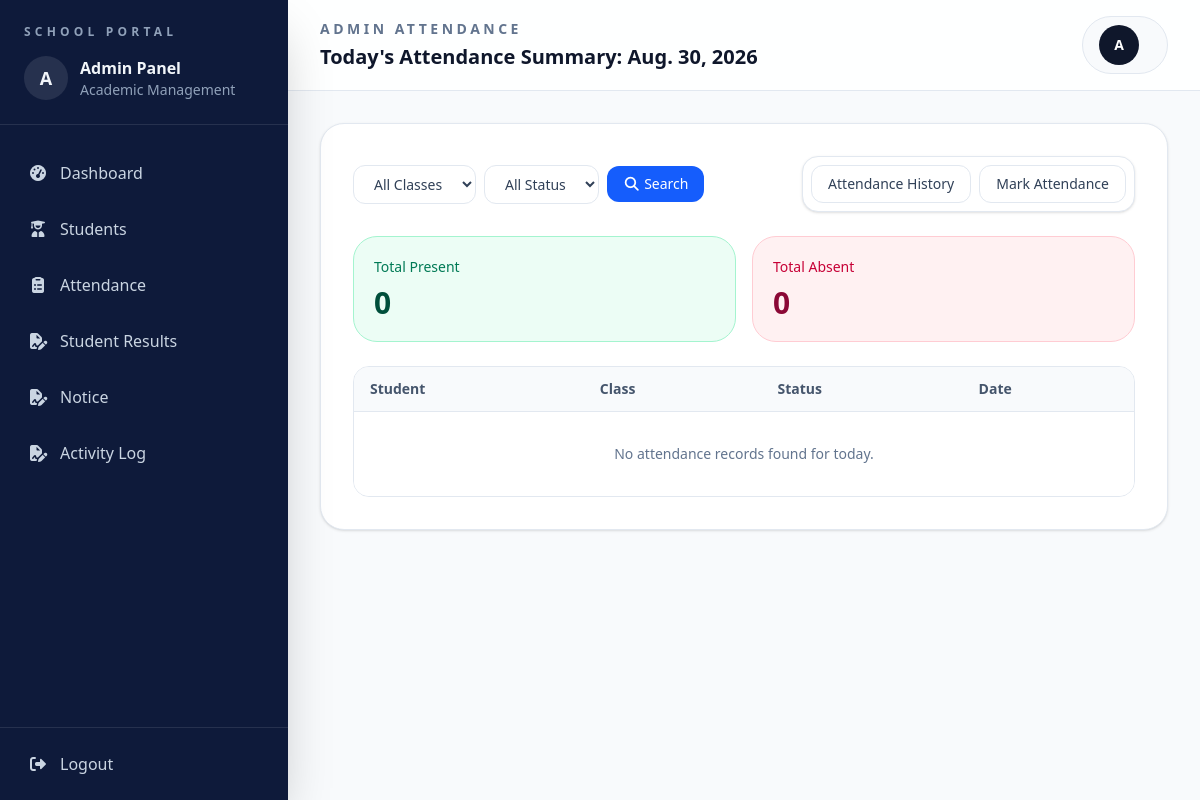
The app's page /attendance/admin/today/, older data.
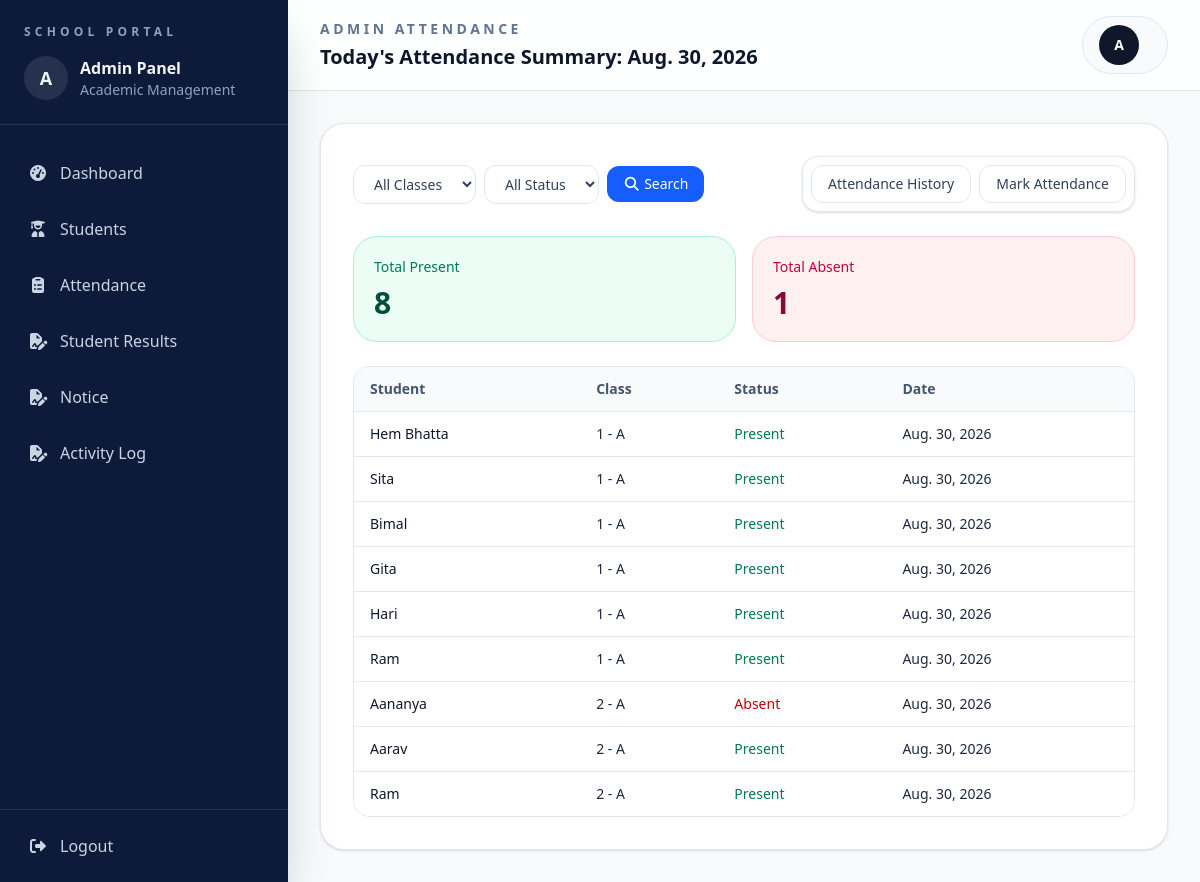
The same page, newer data.
### attendance/models.py (models this page shows, shortened)
class Attendance(models.Model):
    STATUS_CHOICES = (("PRESENT", "Present"), ("ABSENT", "Absent"))
    student = models.ForeignKey(Student, on_delete=models.CASCADE)
    date = models.DateField()
    status = models.CharField(max_length=10, choices=STATUS_CHOICES)
    class Meta:
        unique_together = ("student", "date")

### students/models.py (models this page shows, shortened)
class Student(models.Model):
    name = models.CharField(max_length=50)
    classroom = models.ForeignKey(
        ClassRoom, on_delete=models.CASCADE, related_name="students"
    )
    address = models.TextField(blank=True, null=True)
    phone = models.CharField(max_length=10, blank=True)
    date_of_birth = models.DateField(default="2000-01-01")

class ClassRoom(models.Model):
    name = models.CharField(max_length=50)
    section = models.CharField(max_length=10)
    teacher = models.ForeignKey(
        User, on_delete=models.SET_NULL, null=True, limit_choices_to={"role": "TEACHER"}
    )

### attendance/views.py (the view)
def admin_today_attendance(request):
    today = date.today()
    classroom_id = request.GET.get("classroom")
    status = request.GET.get("status")
    classrooms = ClassRoom.objects.all().order_by(
        "name",
        "section"
    )
    attendance_records = Attendance.objects.filter(
        date=today
    ).select_related(
        "student",
        "student__classroom"
    )
    if classroom_id:
        attendance_records = attendance_records.filter(
            student__classroom_id=classroom_id
        )
    if status in ["PRESENT", "ABSENT"]:
        attendance_records = attendance_records.filter(
            status=status
        )
    attendance_records = attendance_records.order_by(
        "student__classroom__name",
        "student__classroom__section",
        "student__name"
    )
    present = attendance_records.filter(
        status="PRESENT"
    ).count()
    absent = attendance_records.filter(
        status="ABSENT"
    ).count()
    context = {
        "attendance_records": attendance_records,
        "today": today,
        "present": present,
        "absent": absent,
        "classrooms": classrooms,
        "selected_classroom": classroom_id,
        "selected_status": status,
    }
    return render(
        request,
        "attendance/admin_today_attendance.html",
        context
    )

### attendance/templates/attendance/admin_today_attendance.html (shortened to what this page needs)
{% extends 'adminbase.html' %}
{% block page_label %}Admin Attendance{% endblock %}
{% block page_title %}
Today's Attendance Summary: {{ today }}
{% endblock %}
{% block content %}
<div class="space-y-6">
  <div class="flex flex-col gap-4 lg:flex-row lg:items-center lg:justify-between">
    <form method="get" class="flex flex-wrap items-center gap-2">
      <select
        name="classroom"
        class="rounded-xl border border-slate-200 bg-white px-4 py-2 text-sm text-slate-700 outline-none transition focus:border-blue-500"
      >
        <option value="">
          All Classes
        </option>
      </select>
      <select
        name="status"
        class="rounded-xl border border-slate-200 bg-white px-4 py-2 text-sm text-slate-700 outline-none transition focus:border-blue-500"
      >
        <option value="">
          All Status
        </option>
      </select>
      <button
        type="submit"
        class="rounded-xl bg-blue-600 px-4 py-2 text-sm font-medium text-white transition hover:bg-blue-700"
      >
        <i class="fa-solid fa-magnifying-glass"></i>
        Search
      </button>
    </form>
    <div class="flex flex-wrap gap-2 rounded-2xl border border-slate-200 bg-white p-2 shadow-sm">
      <a
        href="{% url 'admin-attendance-history' %}"
        class="rounded-xl border border-slate-200 px-4 py-2 text-sm font-medium text-slate-700 transition hover:border-emerald-300 hover:bg-emerald-50 hover:text-emerald-700"
      >
        Attendance History
      </a>
      <a
        href="{% url 'admin-mark-attendance' %}"
        class="rounded-xl border border-slate-200 px-4 py-2 text-sm font-medium text-slate-700 transition hover:border-emerald-300 hover:bg-emerald-50 hover:text-emerald-700"
      >
        Mark Attendance
      </a>
    </div>
  </div>
  <div class="grid gap-4 md:grid-cols-2">
    <div class="rounded-3xl border border-emerald-200 bg-emerald-50 p-5">
      <p class="text-sm font-medium text-emerald-700">
        Total Present
      </p>
      <p class="mt-2 text-3xl font-semibold text-emerald-900">
        {{ present }}
      </p>
    </div>
    <div class="rounded-3xl border border-rose-200 bg-rose-50 p-5">
      <p class="text-sm font-medium text-rose-700">
        Total Absent
      </p>
      <p class="mt-2 text-3xl font-semibold text-rose-900">
        {{ absent }}
      </p>
    </div>
  </div>
  <div class="overflow-hidden rounded-2xl border border-slate-200">
    <table class="min-w-full divide-y divide-slate-200 text-left text-sm">
      <thead class="bg-slate-50 text-slate-600">
        <tr>
          <th class="px-4 py-3 font-semibold">
            Student
          </th>
          <th class="px-4 py-3 font-semibold">
            Class
          </th>
          <th class="px-4 py-3 font-semibold">
            Status
          </th>
          <th class="px-4 py-3 font-semibold">
            Date
          </th>
        </tr>
      </thead>
      <tbody class="divide-y divide-slate-200 bg-white">
        {% for attendance in attendance_records %}
        <tr>
          <td class="px-4 py-3 font-medium text-slate-900">
            {{ attendance.student.name|title }}
          </td>
          <td class="px-4 py-3">
            {{ attendance.student.classroom.name }}
            -
            {{ attendance.student.classroom.section|title }}
          </td>
          {% if attendance.status == "PRESENT" %}
          <td class="px-4 py-3 font-medium text-emerald-700">
            Present
          </td>
          {% else %}
          <td class="px-4 py-3 font-medium text-red-700">
            Absent
          </td>
          {% endif %}
          <td class="px-4 py-3">
            {{ attendance.date }}
          </td>
        </tr>
        {% empty %}
        <tr>
          <td
            colspan="4"
            class="px-4 py-8 text-center text-slate-500"
          >
            No attendance records found for today.
          </td>
        </tr>
        {% endfor %}
      </tbody>
    </table>
  </div>
</div>
{% endblock %}

### templates/adminbase.html (shortened to what this page needs)
{% load static %}
<!doctype html>
<html lang="en">
<head>
<script src="https://cdn.jsdelivr.net/npm/@tailwindcss/browser@4"></script>
<link rel="stylesheet"
      href="https://cdnjs.cloudflare.com/ajax/libs/font-awesome/7.0.1/css/all.min.css"
 />
</head>
<body class="bg-slate-50 text-slate-800">
<div class="min-h-screen bg-slate-50">
  {% include 'adminsidebar.html' %}
  <div class="min-h-screen lg:ml-72">
    <header class="border-b border-slate-200 bg-white/90 px-4 py-4 sm:px-6 lg:px-8">
      <div class="flex flex-col gap-4 sm:flex-row sm:items-center sm:justify-between">
        <div>
          <p class="text-sm font-semibold uppercase tracking-[0.25em] text-slate-500">
            {% block page_label %}{% endblock %}
          </p>
          <h1 class="mt-1 text-xl font-semibold text-slate-900">
            {% block page_title %}{% endblock %}
          </h1>
        </div>
        <div class="flex items-center gap-3 rounded-full border border-slate-200 bg-slate-50 px-4 py-2">
          <div class="flex h-10 w-10 items-center justify-center rounded-full bg-slate-900 text-sm font-semibold text-white">
            A
          </div>
        </div>
      </div>
    </header>
    <main class="p-4 sm:p-6 lg:p-8">
      <div class="rounded-3xl border border-slate-200 bg-white p-4 shadow-sm sm:p-6 lg:p-8">
        {% block content %}
        {% endblock content %}
      </div>
    </main>
  </div>
</div>
</body>
</html>

### templates/adminsidebar.html (shortened to what this page needs)
<aside
    id="sidebar"
    class="fixed inset-y-0 left-0 z-50 hidden w-72 bg-[#0e1a3a] p-0 text-slate-100 shadow-2xl lg:flex lg:w-72 lg:flex-col lg:justify-between">
    <div>
        <div class="border-b border-white/10 px-6 py-6">
            <p class="text-xs font-semibold uppercase tracking-[0.35em] text-slate-400">
                School Portal
            </p>
            <div class="mt-4 flex items-center gap-3">
                <div
                    class="flex h-11 w-11 items-center justify-center rounded-full bg-white/10 text-lg font-semibold">
                    A
                </div>
                <div>
                    <p class="font-semibold">
                       Admin Panel
                    </p>
                    <p class="text-sm text-slate-400">
                        Academic Management
                    </p>
                </div>
            </div>
        </div>
        <nav class="mt-6 space-y-2 px-3">
            <a href="{% url "admin-dashboard" %}"
               class="flex items-center gap-3 rounded-xl px-4 py-3 text-slate-300 transition hover:bg-white/10 hover:text-white">
                <span class="text-base">
                    <i class="fa-solid fa-gauge-high"></i>
                </span>
                <span>
                    Dashboard
                </span>
            </a>
            <a href="{% url "admin-students" %}"
               class="flex items-center gap-3 rounded-xl px-4 py-3 text-slate-300 transition hover:bg-white/10 hover:text-white">
                <span class="text-base">
                    <i class="fa-solid fa-user-graduate"></i>
                </span>
                <span>
                    Students
                </span>
            </a>
            <a href="{% url "admin-today-attendance" %}"
               class="flex items-center gap-3 rounded-xl px-4 py-3 text-slate-300 transition hover:bg-white/10 hover:text-white">
                <span class="text-base">
                    <i class="fa-solid fa-clipboard-list"></i>
                </span>
                <span>
                    Attendance
                </span>
            </a>
            <a href="{% url "admin-report-cards" %}"
               class="flex items-center gap-3 rounded-xl px-4 py-3 text-slate-300 transition hover:bg-white/10 hover:text-white">
                <span class="text-base">
                    <i class="fa-solid fa-file-signature"></i>
                </span>
                <span>
                    Student Results
                </span>
            </a>
            <a href="{% url "admin-notice-list" %}"
               class="flex items-center gap-3 rounded-xl px-4 py-3 text-slate-300 transition hover:bg-white/10 hover:text-white">
                <span class="text-base">
                    <i class="fa-solid fa-file-signature"></i>
                </span>
                <span>
                    Notice
                </span>
            </a>
            <a href="{% url "activity-log" %}"
               class="flex items-center gap-3 rounded-xl px-4 py-3 text-slate-300 transition hover:bg-white/10 hover:text-white">
                <span class="text-base">
                    <i class="fa-solid fa-file-signature"></i>
                </span>
                <span>
                    Activity Log
                </span>
            </a>
        </nav>
    </div>
    <div class="border-t border-white/10 p-3">
        <a href="{% url "admin-logout" %}"
           class="flex items-center gap-3 rounded-xl px-4 py-3 text-slate-300 transition hover:bg-red-500/20 hover:text-red-300">
            <span class="text-base">
                <i class="fa-solid fa-right-from-bracket"></i>
            </span>
            <span>
                Logout
            </span>
        </a>
    </div>
</aside>

Row changes from the older to the newer data that the page shows:
added Attendance: student.name "Hem Bhatta", student.classroom.name "1", student.classroom.section "A", status "Present", date "Aug. 30, 2026"
added Attendance: student.name "Sita", student.classroom.name "1", student.classroom.section "A", status "Present", date "Aug. 30, 2026"
added Attendance: student.name "Bimal", student.classroom.name "1", student.classroom.section "A", status "Present", date "Aug. 30, 2026"
added Attendance: student.name "Gita", student.classroom.name "1", student.classroom.section "A", status "Present", date "Aug. 30, 2026"
added Attendance: student.name "Hari", student.classroom.name "1", student.classroom.section "A", status "Present", date "Aug. 30, 2026"
added Attendance: student.name "Ram", student.classroom.name "1", student.classroom.section "A", status "Present", date "Aug. 30, 2026"
added Attendance: student.name "Aananya", student.classroom.name "2", student.classroom.section "A", status "Absent", date "Aug. 30, 2026"
added Attendance: student.name "Aarav", student.classroom.name "2", student.classroom.section "A", status "Present", date "Aug. 30, 2026"
added Attendance: student.name "Ram", student.classroom.name "2", student.classroom.section "A", status "Present", date "Aug. 30, 2026"
Text that changed along with them:
{{ present }}: "0" → "8"
{{ absent }}: "0" → "1"
text no longer shown: "No attendance records found for today."
